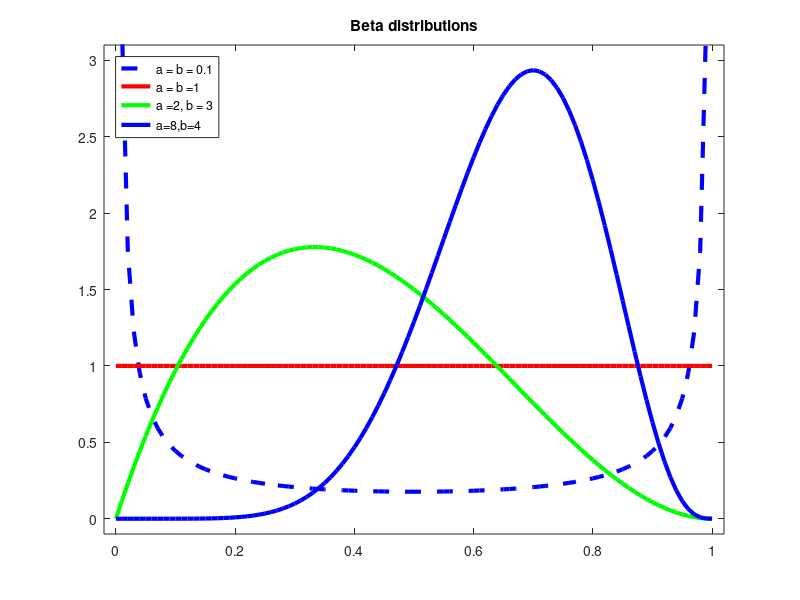

The MATLAB script that drew this image:
X=0:0.01:1
as1 = 0.1; bs1 = 0.1;
ps1 = betapdf(X,as1,bs1);
as2 = 1; bs2 = 1;
ps2 = betapdf(X,as2,bs2)
as3 = 2; bs3 = 3;
ps3 = betapdf(X,as3,bs3)
as4 = 8; bs4 = 4;
ps4 = betapdf(X,as4,bs4)
figure;
plot(X, ps1,'Color','b','LineStyle','--', 'LineWidth', 3);
hold on;
plot(X, ps2,'Color','r', 'LineWidth', 3);
plot(X, ps3,'Color','g', 'LineWidth', 3);
plot(X, ps4,'Color','b', 'LineWidth', 3);
legend({'a = b = 0.1','a = b =1','a =2, b = 3','a=8,b=4'},'Location','NorthWest');
title('Beta distributions')
axis([-0.02,1.02,-0.1,3.1])
